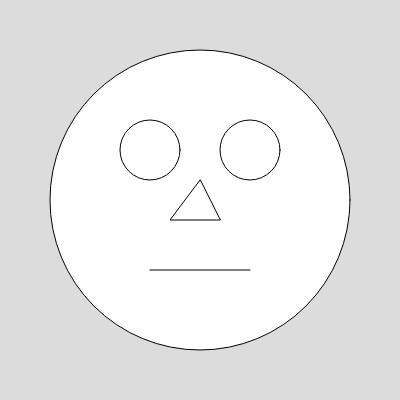
Frame 1 (no input)
Frame 60 (no input): identical to frame 1, image omitted
Frame 120 (the mouse pressed at the canvas centre since frame 60): identical to frame 1, image omitted

The p5.js sketch that drew this single still picture (run headless with seeded random() and noise() and a simulated clock; from frame 60 on, the mouse is pressed at the canvas centre):

// p5.js sketch
// ── sketch.js
function setup() {
  //createCanvas(width, height)
  createCanvas(400, 400);
}

function draw() {
  background(220);
  //circle(x, y, diameter)
  circle(200,200,300);
  circle(150,150,60);
  circle(250, 150, 60);
  
  //line(x1, y1, x2, y2)
  line(150, 270, 250, 270)

  //triangle(x1, y1, x2, y2, x3, y3)
  triangle(200, 180, 170, 220, 220, 220)

  if (mouseIsPressed){
    console.log(mouseX, mouseY)
  }
}
